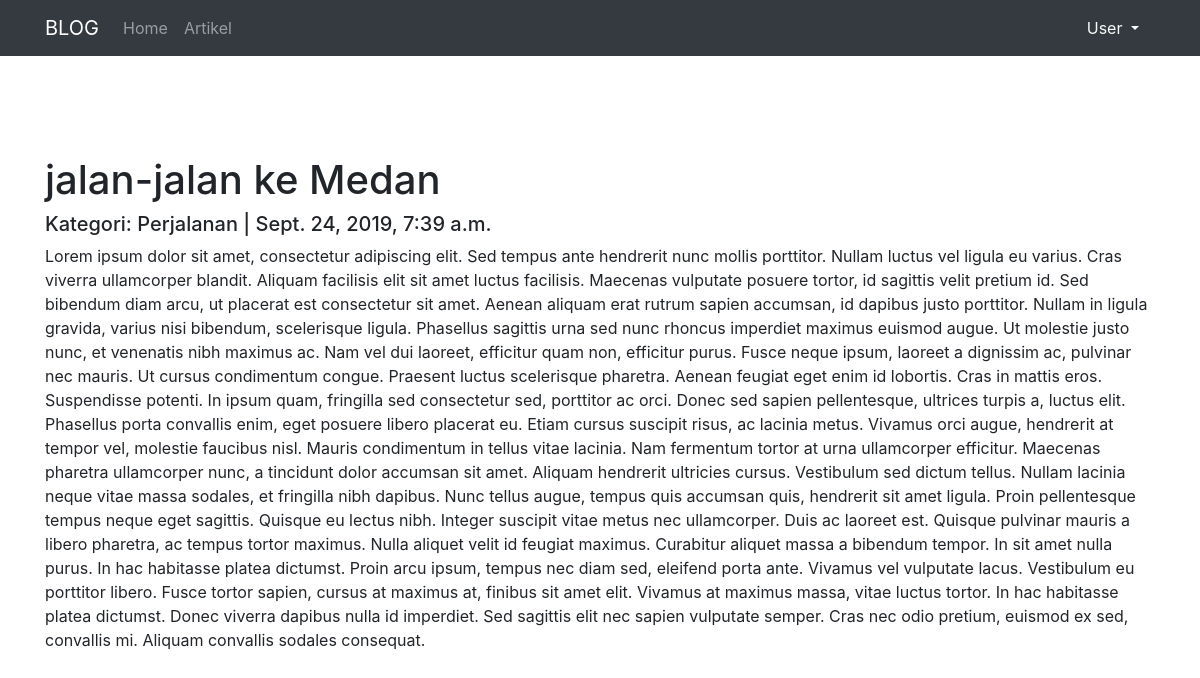
The page /artikel/detail/jalan-jalan-ke-medan on the database its author committed.
### artikel/models.py (models this page shows, shortened)
class Artikel (models.Model):
    judul       = models.CharField(max_length=255)
    isi         = models.TextField()
    kategori    = models.CharField(max_length=255)
    published   = models.DateTimeField(auto_now_add=True)
    updated     = models.DateTimeField(auto_now=True)
    slug        = models.SlugField(blank=True, editable=False)

### artikel/views.py (the view)
# urls.py: url(r'^detail/(?P<slug>[\w-]+)$', ArtikelDetailView.as_view(), name='detail'),
class ArtikelDetailView(DetailView):
    model = Artikel
    template_name = "artikel/artikel_detail.html"
    context_object_name = 'artikel'

### artikel/templates/artikel/artikel_detail.html (shortened to what this page needs)
{% extends "base.html" %}
{% block contents %}
    <h1>{{artikel.judul}}</h1>
    <h5>Kategori: {{artikel.kategori}} | {{artikel.published}}</h5>
    <p>{{artikel.isi}}</p
{% endblock contents %}

### rows shown on the page
Artikel: judul "jalan-jalan ke Medan", kategori "Perjalanan", published "Sept. 24, 2019, 7:39 a.m.", isi "Lorem ipsum dolor sit amet, consectetur adipiscing elit. Sed tempus ante hendrerit nunc mollis porttitor. Nullam luctus vel ligula eu varius. Cras viverra ullamcorper blandit. Aliquam facilisis elit sit amet luctus facilisis. Maecenas vulputate posuere tortor, id sagittis velit pretium id. Sed bibendum diam arcu, ut placerat est consectetur sit amet. Aenean aliquam erat rutrum sapien accumsan, id dapibus justo porttitor. Nullam in ligula gravida, varius nisi bibendum, scelerisque ligula. Phasellus sagittis urna sed nunc rhoncus imperdiet maximus euismod augue. Ut molestie justo nunc, et venenatis nibh maximus ac. Nam vel dui laoreet, efficitur quam non, efficitur purus. Fusce neque ipsum,…"
